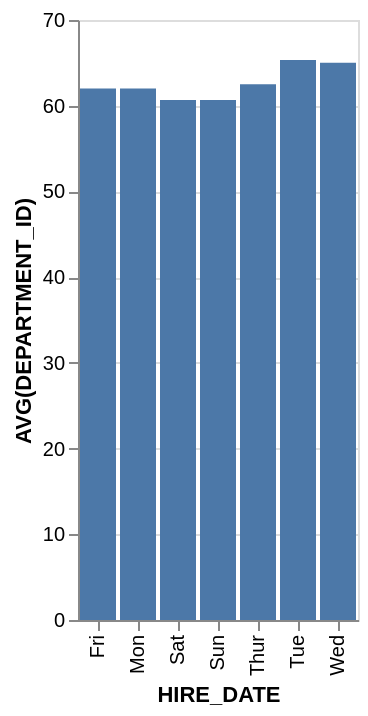

Source (Vega-Lite JSON):
### Vega-Lite specification from a JSON file in a GitHub repository (floating-point values rounded to 4 significant figures)
{"data": {"values": [{"x_data": "Mon", "y_data": 62}, {"x_data": "Tue", "y_data": 65.33}, {"x_data": "Wed", "y_data": 65}, {"x_data": "Thur", "y_data": 62.5}, {"x_data": "Fri", "y_data": 62}, {"x_data": "Sat", "y_data": 60.67}, {"x_data": "Sun", "y_data": 60.67}]}, "mark": "bar", "encoding": {"x": {"field": "x_data", "type": "nominal", "title": "HIRE_DATE", "sort": "ascending"}, "y": {"field": "y_data", "type": "quantitative", "title": "AVG(DEPARTMENT_ID)"}}}
